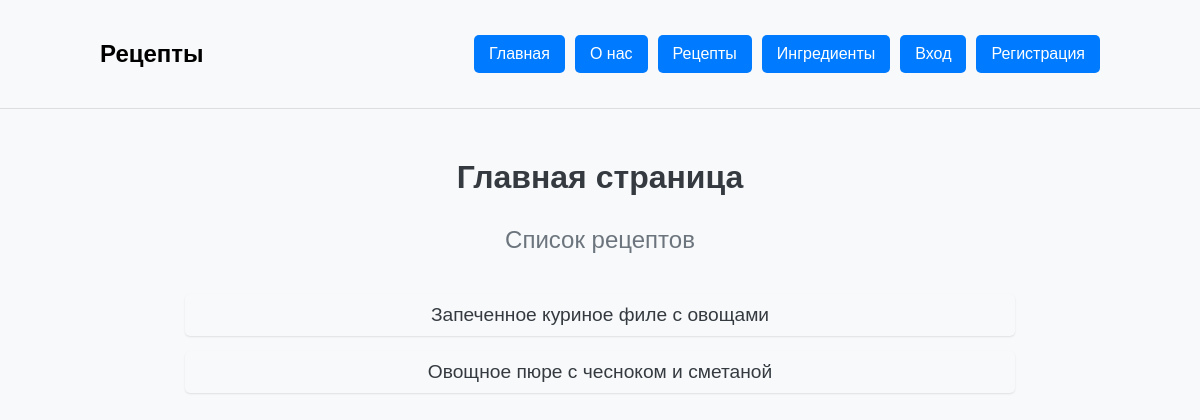
Before: / with the older database file.
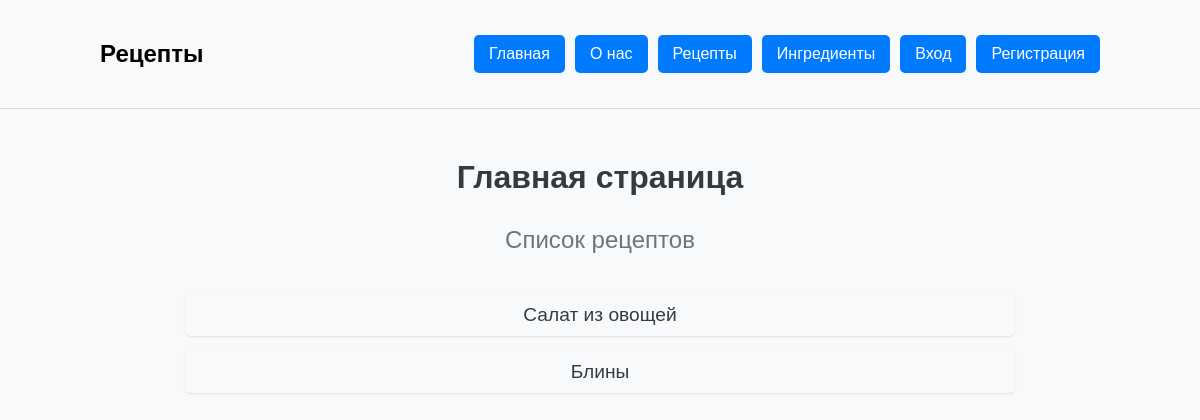
After: the same page with the newer database file.
### recipe_catalog/models.py (models this page shows)
class Recipe(models.Model):
	title = models.CharField(
		max_length=300,
		validators=[
			RegexValidator(
				regex=r'^[A-Za-zА-Яа-яёЁ\s]+$',
				message='Название должно быть строковым значением'
			)
		],
		verbose_name="Название"
	)
	ingredients = models.ManyToManyField(
		Ingredient,
		through="RecipeIngredient",
		verbose_name="Ингредиенты"
	)
	author = models.ForeignKey(
		User,
		verbose_name='Автор рецепта',
		on_delete=models.CASCADE, null=True
	)

### recipe_catalog/views.py (the view)
# urls.py: path('', index, name='index'),
def index(request):
    recipes = Recipe.objects.all()
    return render(
        request=request,
        template_name='recipe_catalog/index.html',
        context={'recipes': recipes}
    )

### templates/recipe_catalog/index.html (shortened to what this page needs)
{% extends '../base.html' %}
{% block header_title %}Рецепты{% endblock %}
{% block content %}
<div class="header-header-text">Главная страница</div>
<div class="header-text">Список рецептов</div>
<div class="recipe-list">
    {% for recipe in recipes %}
    <div class="recipe-item">
        <a href="{% url 'recipe_catalog:recipe_detail' recipe.id %}">{{ recipe.title }}</a>
    </div>
    {% endfor %}
</div>
{% endblock %}

Changed rows visible on the page:
removed Recipe: title "Запеченное куриное филе с овощами"
removed Recipe: title "Овощное пюре с чесноком и сметаной"
added Recipe: title "Салат из овощей"
added Recipe: title "Блины"
